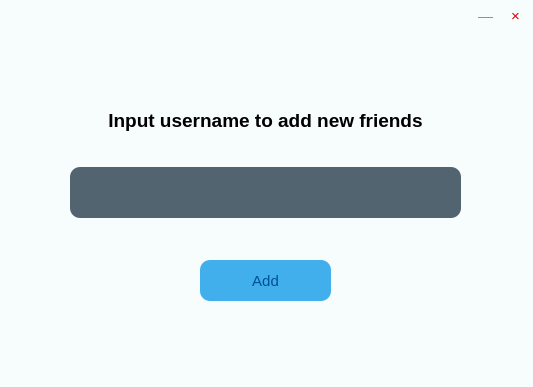
<?xml version="1.0" encoding="UTF-8"?>
<ui version="4.0">
 <class>searchFriends</class>
 <widget class="QDialog" name="searchFriends">
  <property name="geometry">
   <rect>
    <x>0</x>
    <y>0</y>
    <width>533</width>
    <height>387</height>
   </rect>
  </property>
  <property name="windowTitle">
   <string>Dialog</string>
  </property>
  <property name="styleSheet">
   <string notr="true">*{
background:rgb(247, 252, 253);
font-size:15px;
font-style:MingLiU-ExtB;
}

QLineEdit{
color:rgb(255, 255, 255);
background-color:rgba(64, 83, 97, 230);
font-size:18px;
border-style:outset;
border-radius:10px;
font-style:MingLiU-ExtB;
}
QLineEdit:hover{
color:rgb(255, 255, 255);
background-color:rgba(64, 83, 97, 80);
font-size:18px;
border-style:outset;
border-radius:10px;
font-style:MingLiU-ExtB;
}
QLineEdit:focus{
color:rgb(255, 255, 255);
background-color:rgba(64, 83, 97, 180);
font-size:18px;
border-style:outset;
border-radius:10px;
font-style:MingLiU-ExtB;
}

QPushButton{
background:rgb(65, 175, 235);
color:rgb(0, 79, 148);
border-style:outset;
border-radius:10px;
font-style:MingLiU-ExtB;
}
QPushButton:hover{
background-color:rgba(80, 190, 250,130);
border-style:inset;
font-style:MingLiU-ExtB;
}
QPushButton:pressed{
background-color:rgba(80, 190, 250,255);
border-style:inset;
font-style:MingLiU-ExtB;
}

QPushButton#hideButton{
background: rgba(255, 255, 255, 0);
color: rgb(145, 145, 145);
font-style:MingLiU-ExtB;
}
QPushButton#hideButton:hover{
background: rgba(212, 212, 212, 100);
color: rgb(145, 145, 145);
font-style:MingLiU-ExtB;
}
QPushButton#hideButton:pressed{
background: rgba(212, 212, 212, 255);
color: rgb(145, 145, 145);
font-style:MingLiU-ExtB;
}
QPushButton#closeButton{
background: rgba(255, 255, 255, 0);
color: rgb(218, 0, 0);
font-style:MingLiU-ExtB;
}
QPushButton#closeButton:hover{
background: rgba(255, 0, 0, 100);
color: rgb(218, 0, 0);
font-style:MingLiU-ExtB;
}
QPushButton#closeButton:pressed{
background: rgba(255, 0, 0, 255);
color: rgb(218, 0, 0);
font-style:MingLiU-ExtB;
}
QCheckBox{
background:rgba(85,170,255,0);
color:white;
font-style:MingLiU-ExtB;
}

</string>
  </property>
  <widget class="QLineEdit" name="lineEdit">
   <property name="geometry">
    <rect>
     <x>70</x>
     <y>167</y>
     <width>391</width>
     <height>51</height>
    </rect>
   </property>
  </widget>
  <widget class="QPushButton" name="pushButton">
   <property name="geometry">
    <rect>
     <x>200</x>
     <y>260</y>
     <width>131</width>
     <height>41</height>
    </rect>
   </property>
   <property name="text">
    <string>Add</string>
   </property>
  </widget>
  <widget class="QLabel" name="label">
   <property name="geometry">
    <rect>
     <x>10</x>
     <y>80</y>
     <width>511</width>
     <height>81</height>
    </rect>
   </property>
   <property name="font">
    <font>
     <pointsize>-1</pointsize>
    </font>
   </property>
   <property name="text">
    <string>&lt;html&gt;&lt;head/&gt;&lt;body&gt;&lt;p align=&quot;center&quot;&gt;&lt;span style=&quot; font-size:14pt; font-weight:600;&quot;&gt;Input username to add new friends&lt;/span&gt;&lt;/p&gt;&lt;/body&gt;&lt;/html&gt;</string>
   </property>
  </widget>
  <widget class="QPushButton" name="hideButton">
   <property name="geometry">
    <rect>
     <x>470</x>
     <y>0</y>
     <width>31</width>
     <height>31</height>
    </rect>
   </property>
   <property name="text">
    <string>—</string>
   </property>
  </widget>
  <widget class="QPushButton" name="closeButton">
   <property name="geometry">
    <rect>
     <x>500</x>
     <y>0</y>
     <width>31</width>
     <height>31</height>
    </rect>
   </property>
   <property name="text">
    <string>×</string>
   </property>
  </widget>
 </widget>
 <resources/>
 <connections/>
</ui>
